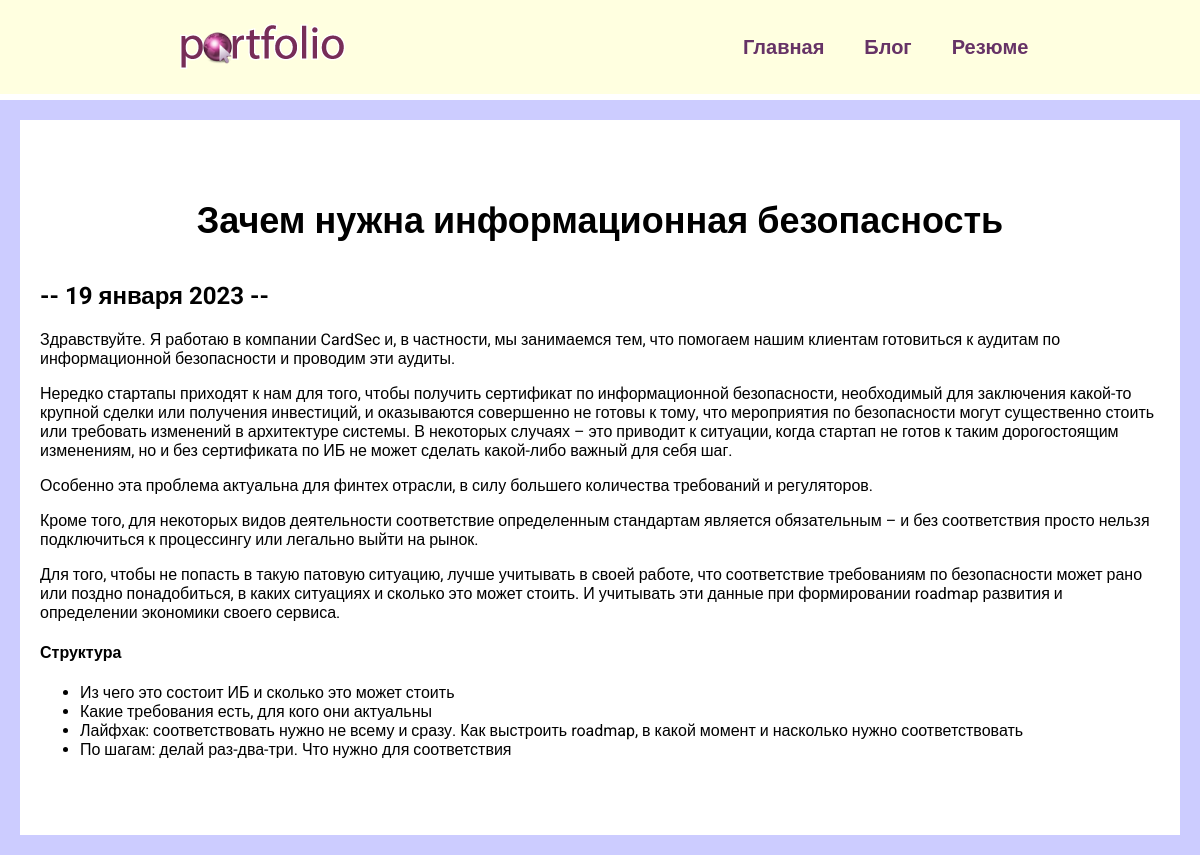
The app's page /blog/4/ with its own data.
### blog/models.py (models this page shows, shortened)
class Blog(models.Model):
    title = models.CharField(max_length=200) # Короткое поле, в котором можем указать максимальное кол-во символов 200
    description = models.TextField() # В данном поле будет описание. Для типа TextField не указывается максимальное кол-во символов.
    date = models.DateField() # Поле с датой, можно ни чего не указывать.

### blog/views.py (the view)
# urls.py: path('<int:blog_id>/', views.detail, name='detail'), # как мы его будем называть не принципиально важно, главное что бы такое имя корректно отображалось. Имя обработчика назовем кот-еще нет detail и и
def detail(request, blog_id):
    blog = get_object_or_404(Blog, pk=blog_id) # Если в БД в модуле Blog есть наш id, то он попадет в pk, тогда в blog вернется сам объект, то мы его можем вывести по необходимости. А если не будет такого номера, тогда будет возвращаться ошибка 404, что такой страницы не существует.
    return render(request, 'blog/details.html', {'blog': blog}) # третим параметром передадим то как мы его можем вывести на html страничке.

### blog/templates/blog/details.html
{% extends 'skills/base.html' %}
{% block content %}
<div class="detail">
    <h1>{{ blog.title }}</h1>
    <h2>-- {{ blog.date|date:'j E Y' }} --</h2>
    {{ blog.description|safe }}
</div>
{% endblock %}

### skills/static/css/style.css (style rules this page uses)
body { font-family: 'Roboto', sans-serif; padding: 0; margin: 0; background: #CCCCFF; }
.content h1 { text-align: center; margin: 60px 0 40px; font-size: 36px; }
.detail { background: #FFF; padding: 20px 20px 60px; }

### records on screen
Blog: title "Зачем нужна информационная безопасность", date "19 января 2023", description "Здравствуйте. Я работаю в компании CardSec и, в частности, мы занимаемся тем, что помогаем нашим клиентам готовиться к аудитам по информационной безопасности и проводим эти аудиты. Нередко стартапы приходят к нам для того, чтобы получить сертификат по информационной безопасности, необходимый для заключения какой-то крупной сделки или получения инвестиций, и оказываются совершенно не готовы к тому, что мероприятия по безопасности могут существенно стоить или требовать изменений в архитектуре системы. В некоторых случаях – это приводит к ситуации, когда стартап не готов к таким дорогостоящим изменениям, но и без сертификата по ИБ не может сделать какой-либо важный для себя шаг. Особенно эта…"
